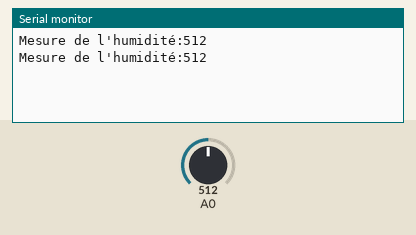
Bench run of a sketch on a simulated Arduino Uno, built with avr-gcc and run on an emulated ATmega328P. On the bench: the last lines printed to the serial monitor. The test bench sets the inputs (shaded band); at power-on: A0 = 512.

Above: at 5.8 s.
5.9 s: A0 set to 716
At 10.4 s:
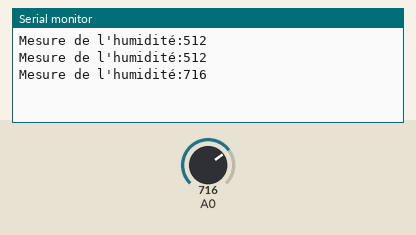
11.9 s: A0 set to 900
At 15.4 s:
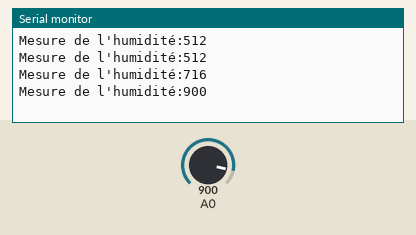
Timing chart, 0 to 16.9 s (numbered marks = the images above; inputs shaded):
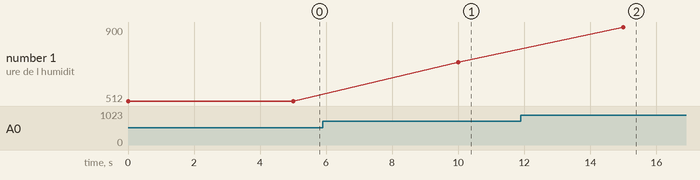

Measured:
- after the input at 5.9 s, the serial monitor: prints a new line after 4.1 s (image 1)
- after the input at 11.9 s, the serial monitor: prints a new line after 3.1 s (image 2)
- plotted number 1: 512 → 716 after the input at 5.9 s, 716 → 900 after the input at 11.9 s

The sketch:

capteur_humi.ino
```cpp
// Projet de détection d'humidité dans un petit pot de fleurs.
// Fichier: capteur_humi.ino
//
// A lire pour comprendre:
// Pour la première version du programme, le Funduino va envoyer les valeurs au PC par
// le câble USB.
// Sur ton PC, tu iras dans le menu "Outils" et tu choisiras "Moniteur série".
// Une petite fenêtre va apparaître et tu pourras voir les messages envoyés par
// le Funduino quand il mesure l'humidité dans le pot !
// Le capteur d'humidité renvoit une tension électrique qui varie en fonction de l'humidité.
// Il est composé d'un petit transistor (petit boitier noir à 3 pattes que tu vois sur la
// plaque rouge). Nous allons lire la tension avec l'entrée analogique A0. Cette entrée de
// la puce permet de transformer une tension électrique en un nombre qui sera disponible
// dans la mémoire du Funduino !

void setup() {


  // Initialiser la communication de données avec le câble USB vers le PC.
  // Vitesse de communication = 9600 bits par seconde
  Serial.begin(9600);
}

void loop() {

  // Variable en mémoire de type "integer" (int) qui va servir à stocker la valeur lue.
  int humi;

  // Une entrée analogique est utilisée pour mesurer ce que renvoit le capteur.
  // Pas besoin de l'initialiser. Elle est toujour utilisée en entrée analogique.

  // Lire la tension électrique retournée par le capteur sur la broche "A0". A veut dire Analog
  // Ranger cette valeur dans la variable humi.
  humi = analogRead(A0);

  // Maintenant que nous avons la valeur, nous allons l'envoyer vers le PC en passant
  // par le câble USB !
  Serial.print("Mesure de l'humidité:");
  Serial.println(humi);

  // On attend 5 secondes avant de recommencer
  delay(5000);
}
```
